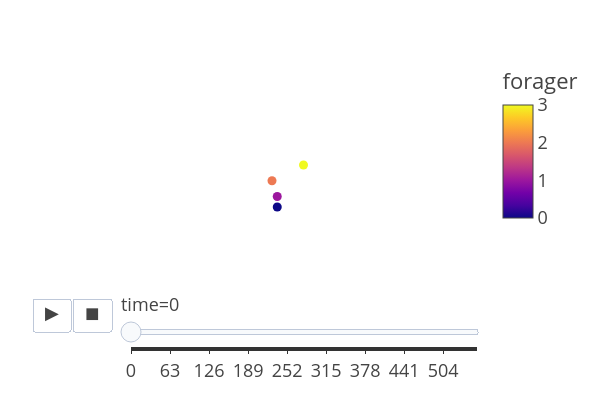

The notebook cell saved with this chart:
### Code cell
ft.animate_foragers(fish_6wks_object,plot_rewards=False,width=600, height=400,point_size=6)
